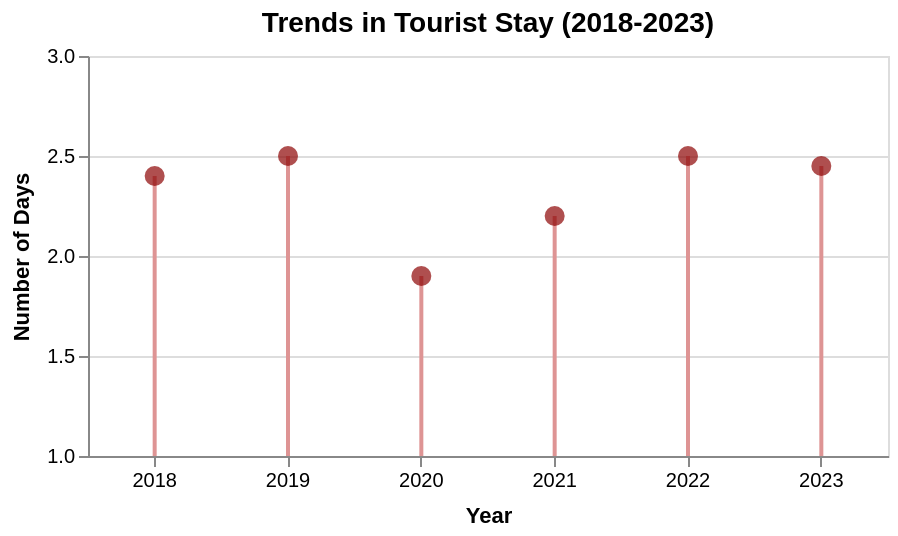

Source (Vega-Lite JSON):
### Vega-Lite specification from a JSON file in a GitHub repository (floating-point values rounded to 4 significant figures)
{"$schema": "https://vega.github.io/schema/vega-lite/v5.json", "title": {"text": "Trends in Tourist Stay (2018-2023)", "fontSize": 14, "align": "center"}, "description": "Lollipop chart showing days data for each year", "data": {"values": [{"year": 2018, "days": 2.4}, {"year": 2019, "days": 2.5}, {"year": 2020, "days": 1.9}, {"year": 2021, "days": 2.2}, {"year": 2022, "days": 2.5}, {"year": 2023, "days": 2.45}]}, "layer": [{"mark": {"type": "rule", "strokeWidth": 2, "color": "#de9494"}, "encoding": {"x": {"field": "year", "type": "ordinal"}, "y": {"field": "days", "type": "quantitative", "scale": {"domain": [1, 3], "nice": false, "tickCount": 5}}, "tooltip": [{"field": "year", "type": "ordinal", "title": "Year"}, {"field": "days", "type": "quantitative", "title": "Number of Days"}]}}, {"mark": {"type": "circle", "filled": true, "size": 100, "color": "#8d0404"}, "encoding": {"x": {"field": "year", "type": "ordinal"}, "y": {"field": "days", "type": "quantitative"}, "tooltip": [{"field": "year", "type": "ordinal", "title": "Year"}, {"field": "days", "type": "quantitative", "title": "Number of Days"}]}}], "encoding": {"x": {"field": "year", "type": "ordinal", "axis": {"title": "Year", "labelAngle": 0, "titlePadding": 7}}, "y": {"field": "days", "type": "quantitative", "axis": {"title": "Number of Days", "titlePadding": 7}}}, "width": 400, "height": 200}
